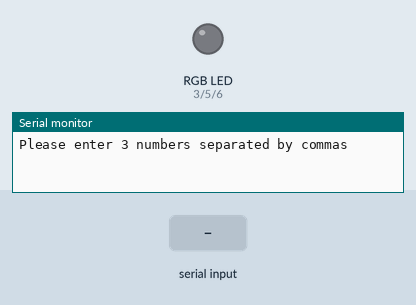
Bench run of a sketch on a simulated Arduino Uno, built with avr-gcc and run on an emulated ATmega328P. Shown: an RGB LED mixed from three pins (HIGH = lit), the last lines printed to the serial monitor. The test bench sets the inputs (shaded band). Dim RGB values are drawn brighter than linear.

Above: at 1.2 s.
1.3 s: "90,45,200\n" received over Serial
At 1.9 s:
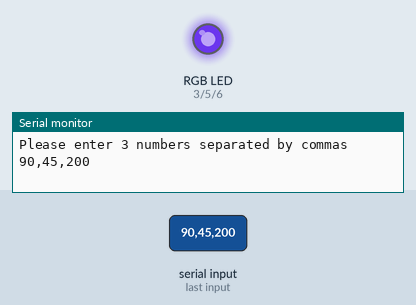
2.8 s: "30,150,10\n" received over Serial
At 3.1 s:
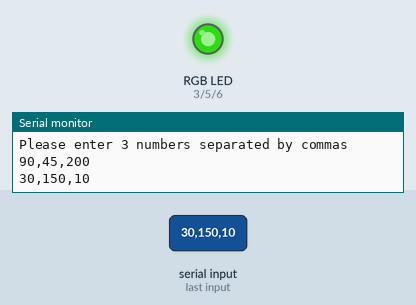
4.3 s: "1,90,45\n" received over Serial
At 5.3 s:
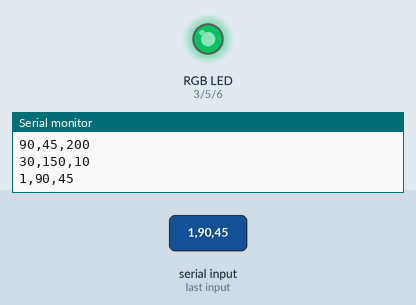
Timing chart, 0 to 7.3 s (numbered marks = the images above; inputs shaded):
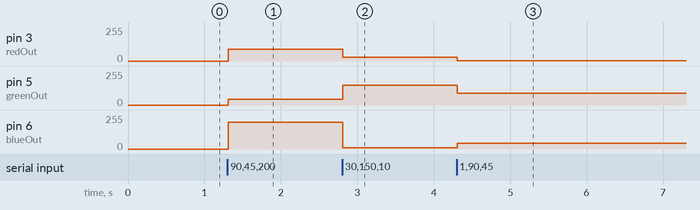

Measured:
- after the input at 1.3 s, pin 3 (redOut): 0/255 → 90/255 at once; pin 5 (greenOut): 0/255 → 45/255 at once; pin 6 (blueOut): 0/255 → 200/255 at once
- after the input at 2.8 s, pin 3 (redOut): 90/255 → 30/255 at once; pin 5 (greenOut): 45/255 → 150/255 at once; pin 6 (blueOut): 200/255 → 10/255 at once
- after the input at 4.3 s, pin 3 (redOut): 30/255 → 1/255 at once; pin 5 (greenOut): 150/255 → 90/255 at once; pin 6 (blueOut): 10/255 → 45/255 at once

The sketch:

RGBStrip.ino
```cpp
//Script Written by Dan Godrick
//Dec 2014
//Using Jeremy Blum's Exploring Arduino


//Variable declarations - Red, Green, Blue values will be used to
//control intensity and color. Pins 3,5,6 will be used as PWM control

int redVal = 255;
int greenVal = 255;
int blueVal = 255;

const int redOut = 3;
const int greenOut = 5;
const int blueOut = 6;

void setup()
{
  Serial.begin(9600);
  pinMode(redOut,OUTPUT);
  pinMode(greenOut,OUTPUT);
  pinMode(blueOut,OUTPUT);
  Serial.println("Please enter 3 numbers separated by commas");
}

void loop()
{
  while (Serial.available()>0) //If there is information available
  {
    redVal = Serial.parseInt();
    greenVal = Serial.parseInt();
    blueVal = Serial.parseInt();

    if (Serial.read() == '\n') //newline sets values
    {
      analogWrite(redOut,redVal);
      analogWrite(greenOut,greenVal);
      analogWrite(blueOut,blueVal);
      Serial.print(redVal);
      Serial.print(",");
      Serial.print(greenVal);
      Serial.print(",");
      Serial.println(blueVal);

    }
  }
}
```
